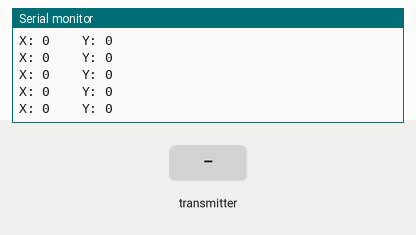
A sketch run on a simulated Arduino Uno, built with avr-gcc and run on an emulated ATmega328P. Shown: the last lines printed to the serial monitor. The inputs (shaded band) are chosen by the test bench. No radio packets arrive unless stated.

Above: at 1.2 s.
1.3 s: the transmitter starts sending X = 64
At 2.4 s:
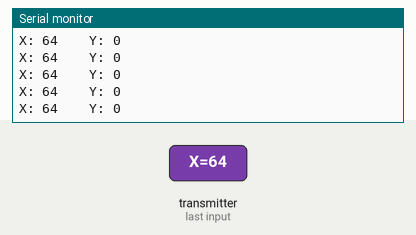
4.3 s: the transmitter starts sending Y = 64
At 4.9 s:
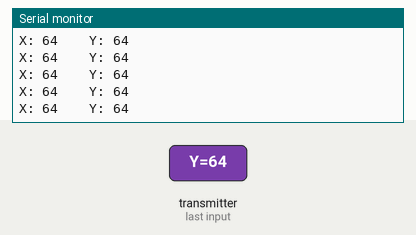
7.3 s: the transmitter starts sending X = 0
At 8.3 s:
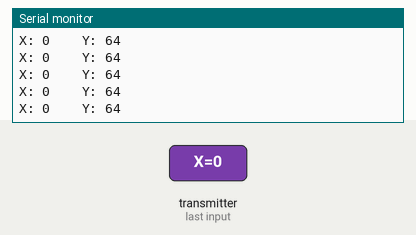
10.3 s: the transmitter starts sending Y = 128
At 11.1 s:
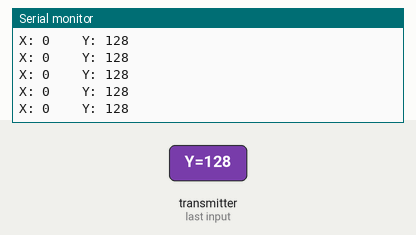
13.3 s: the transmitter starts sending X = 128
At 14.1 s:
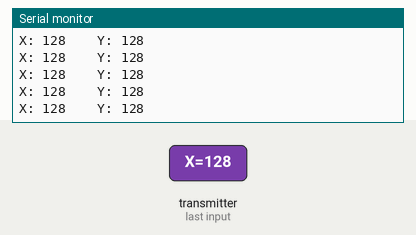
16.3 s: the transmitter starts sending X = 64
At 17.2 s:
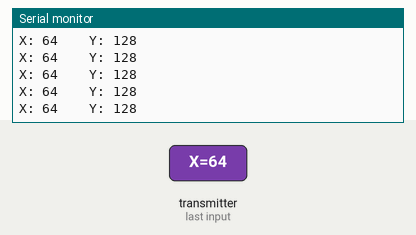
Timing chart, 0 to 19.3 s (numbered marks = the images above; inputs shaded):
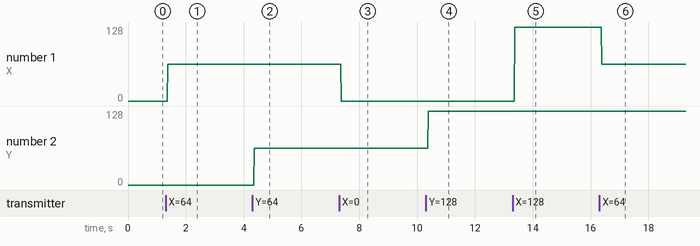

The sketch:

receiver.ino
```cpp
#include <SPI.h>
#include <nRF24L01.h>
#include <RF24.h>
const uint64_t pipeIn = 0xE8E8F0F0E1LL;

RF24 radio(9, 10);

// Left & Right motor pins
const int IN1 = 2;
const int IN2 = 3;
const int IN3 = 4;
const int IN4 = 5;

struct MyData {
  byte X;
  byte Y;
};

MyData data;

void setup()
{
  Serial.begin(9600);
  radio.begin();
  radio.setAutoAck(false);
  radio.setDataRate(RF24_250KBPS);
  radio.openReadingPipe(1, pipeIn);
  radio.startListening();

}

void recvData()
{
  if ( radio.available() ) {
    radio.read(&data, sizeof(MyData));


    if (data.Y < 80) { //Reverse
      digitalWrite(IN1, HIGH);
      digitalWrite(IN2, LOW);
      digitalWrite(IN3, LOW);
      digitalWrite(IN4, HIGH);

    }

    if (data.Y > 145) {//forward
      digitalWrite(IN1, LOW);
      digitalWrite(IN2, HIGH);
      digitalWrite(IN3, HIGH);
      digitalWrite(IN4, LOW);
    }

    if (data.X > 155) {//right turn
      digitalWrite(IN1, LOW);
      digitalWrite(IN2, HIGH);
      digitalWrite(IN3, LOW);
      digitalWrite(IN4, HIGH);
    }

    if (data.X < 80) {//left turn
      digitalWrite(IN1, HIGH);
      digitalWrite(IN2, LOW);
      digitalWrite(IN3, HIGH);
      digitalWrite(IN4, LOW);
    }

    if (data.X > 100 && data.X < 170 && data.Y > 80 && data.Y < 130) { //stop car
      digitalWrite(IN1, LOW);
      digitalWrite(IN2, LOW);
      digitalWrite(IN3, LOW);
      digitalWrite(IN4, LOW);
    }
  }
}

void loop()
{
  recvData();
  Serial.print("X: ");
  Serial.print(data.X);
  Serial.print("    ");
  Serial.print("Y: ");
  Serial.print(data.Y);
  Serial.print("\n");
}
```

Measured:
- after the input at 1.3 s, the serial monitor: prints a new line after 0.07 s (image 1)
- after the input at 4.3 s, the serial monitor: prints a new line after 0.07 s (image 2)
- after the input at 7.3 s, the serial monitor: prints a new line after 0.07 s (image 3)
- after the input at 10.3 s, the serial monitor: prints a new line after 0.08 s (image 4)
- after the input at 13.3 s, the serial monitor: prints a new line after 0.08 s (image 5)
- after the input at 16.3 s, the serial monitor: prints a new line after 0.08 s (image 6)
- plotted number 1: 0 → 64 after the input at 1.3 s, 128 → 64 after the input at 16.3 s
- plotted number 2: 64 → 128 after the input at 10.3 s
